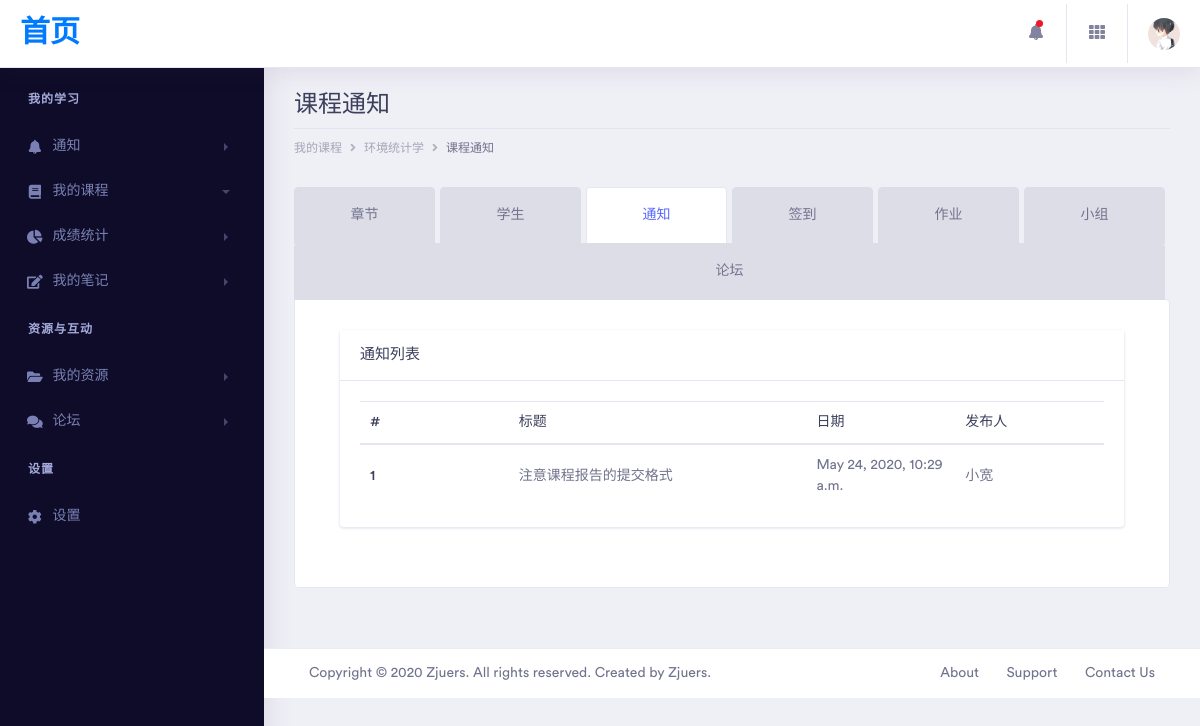
Page /teacherClass/13/notification/ (signed in) on the committed database.
### db/models.py (models this page shows)
class Class(models.Model):
    class_name = models.CharField(max_length=200)
    create_date = models.DateTimeField(auto_now=True)
    info = models.TextField()
    teachers = models.ManyToManyField(
        Teacher,
        through='TeachMembership',
        through_fields=('class_id', 'teacher')
    )
    tas = models.ManyToManyField(
        TA,
        through='TAMembership',
        through_fields=('class_id', 'ta')
    )
    students = models.ManyToManyField(
        Student,
        through='StudentMembership',
        through_fields=('class_id', 'student'),
    )

class Activity(models.Model):
    class_id = models.ForeignKey(Class, on_delete=models.CASCADE)
    TYPES = [
        ('HW', 'Homework'),
        ('QZ', 'Quiz'),
        ('NT', 'Notification'),
    ]
    type = models.CharField(max_length=2, choices=TYPES)
    title = models.TextField()
    content = models.TextField()
    author = models.ForeignKey(User, on_delete=models.CASCADE)
    problems = models.ManyToManyField(
        Problem,
        through='ActivityHasProblem',
        through_fields=('activity', 'problem')
    )
    create_date = models.DateTimeField(auto_now=True)
    due_date = models.DateTimeField()
    files = models.ManyToManyField(
        File,
        through='ActivityHasFile',
        through_fields=('activity', 'file')
    )
    class Meta:
        constraints = [
            models.CheckConstraint(check=models.Q(due_date__gt=models.F('create_date')), name='check_due_time'),
        ]

### notification/views.py (the view)
# urls.py: path('', views.show_noti_list, name='show_noti_list'),
@login_required
def show_noti_list(request, class_id):
    temp = Activity.objects.filter(class_id=class_id, type='Notification')
    templist = []
    for e in temp:
        templist.append({
            'noti_id': e.id,
            'title': e.title,
            'content': e.content,
            'create_date': e.create_date,
            'author': e.author.first_name,
            'class_id': class_id,
        })
    return render(request, 'notification/notification.html', {
        'note_list': templist,
        'class_id': class_id,
        'class_name': Class.objects.get(id=class_id).class_name,
        'isteacher': is_teacher_of(request.user.id, class_id),
    })

### utils/funcs.py (called while the page is built)
def is_teacher_of(user_id, class_id):
    try:
        cl = Class.objects.get(id=class_id)
        return Teacher.objects.get(id__id=user_id) in cl.teachers.all()
    except Exception as e:
        return False

### templates/notification/notification.html (shortened to what this page needs)
{% extends "commonTeacher.html" %}
{% block kk %}
    <div class="row">
        <div class="col-xl-12 col-lg-12 col-md-12 col-sm-12 col-12">
            <div class="page-header">
                <h2 class="pageheader-title">课程通知 </h2>
                <div class="page-breadcrumb">
                   <nav aria-label="breadcrumb">
                       <ol class="breadcrumb">
                            <li class="breadcrumb-item"><a href="/teacherClass/allClass/" class="breadcrumb-link">我的课程</a></li>
                            <li class="breadcrumb-item"><a href="/teacherClass/{{ class_id }}/section/" class="breadcrumb-link">{{class_name}}</a></li>
                            <li class="breadcrumb-item active" aria-current="page">课程通知</li>
                        </ol>
                    </nav>
                </div>
            </div>
        </div>
    </div>
    <div class="row">
        <div class="tab-regular col-xl-12 col-lg-12 col-md-12 col-sm-12 col-12">
            <ul class="nav nav-tabs nav-fill">
                <li class="nav-item">
                    <a class="nav-link" href="/teacherClass/{{ class_id }}/section/">章节</a>
                </li>
                <li class="nav-item">
                    <a class="nav-link" href="/teacherClass/{{ class_id }}/detail/">学生</a>
                </li>
                <li class="nav-item">
                    <a class="nav-link active" href="/teacherClass/{{ class_id }}/notification/">通知</a>
                </li>
                <li class="nav-item">
                    <a class="nav-link" href="/teacherClass/{{ class_id }}/check/">签到</a>
                </li>
                <li class="nav-item">
                    <a class="nav-link" href="/teacherClass/{{ class_id }}/homework/">作业</a>
                </li>
                <li class="nav-item">
                    <a class="nav-link" href="/teacherClass/{{ class_id }}/group/" role="tab">小组</a>
                </li>
                <li class="nav-item">
                    <a class="nav-link" href="/teacherClass/{{ class_id }}/discuss/" role="tab">论坛</a>
                </li>
            </ul>
            <div class="tab-content" id="myTabContent7">
                <div class="col-xl-12 col-lg-12 col-md-12 col-sm-12 col-12">
                    <div class="card">
                        <h5 class="card-header">通知列表</h5>
                        <div class="card-body">
                            <table class="table table-hover">
                                <thead>
                                <tr>
                                    <th scope="col" style="width:20%">#</th>
                                    <th scope="col" style="width:40%">标题</th>
                                    <th scope="col" style="width:20%">日期</th>
                                    <th scope="col" style="width:20%">发布人</th>
                                </tr>
                                </thead>
                                <tbody>
                                {% if note_list|length >= 1 %}
                                    {% for e in note_list %}
                                        <tr class="clickable-row" data-no="{{ e.noti_id }}">
                                            <th scope="row">{{forloop.counter}}</th>
                                            <td>{{e.title}}</td>
                                            <td>{{e.create_date}}</td>
                                            <td>{{e.author}}</td>
                                        </tr>
                                    {% endfor %}
                                {% endif %}
                                </tbody>
                            </table>
                        </div>
                    </div>
                </div>
            </div>
        </div>
    </div>
    </div>
{% endblock %}

### rows in the picture
Class: class_name "环境统计学"
Activity: title "注意课程报告的提交格式", create_date "May 24, 2020, 10:29 a.m."

### other values in the picture
{{ e.author }} "小宽"
